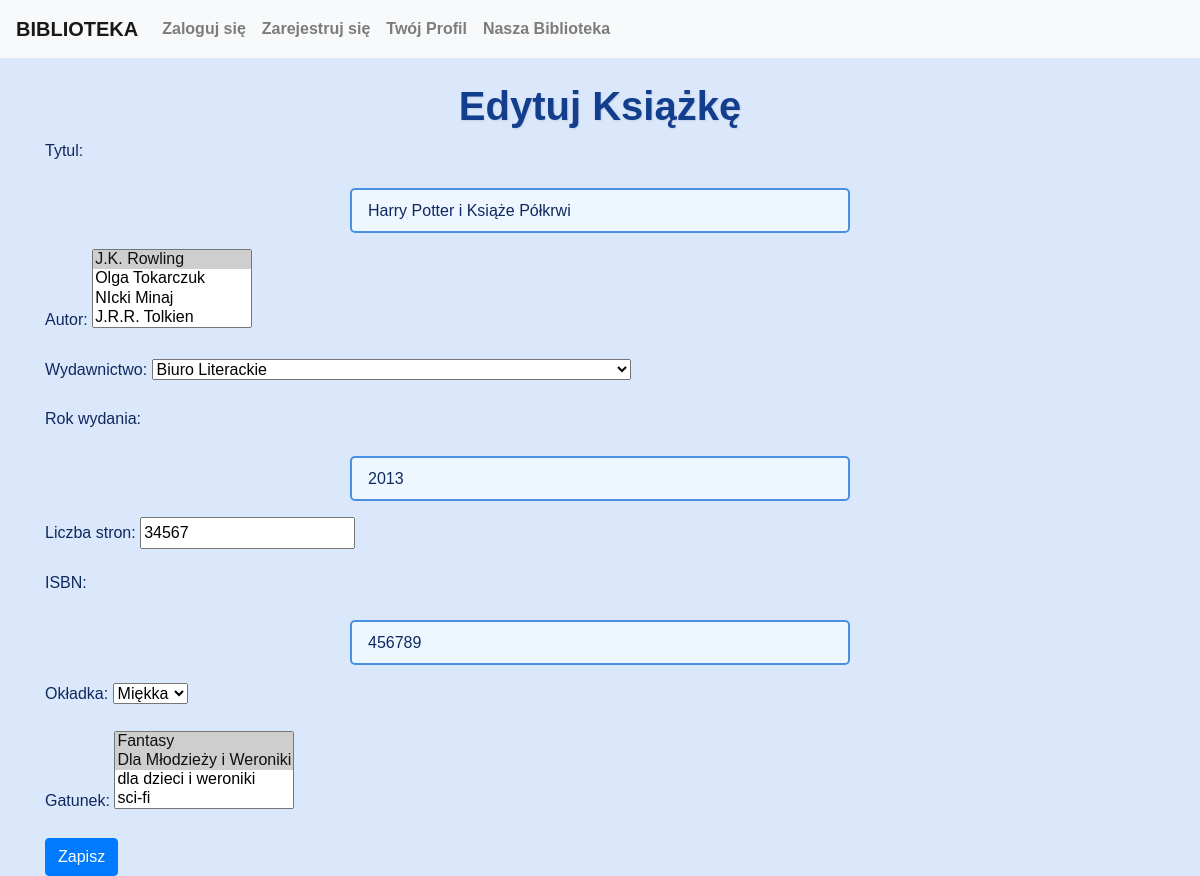
The app's page /ksiazki/edytuj/1/ (signed in), older data.
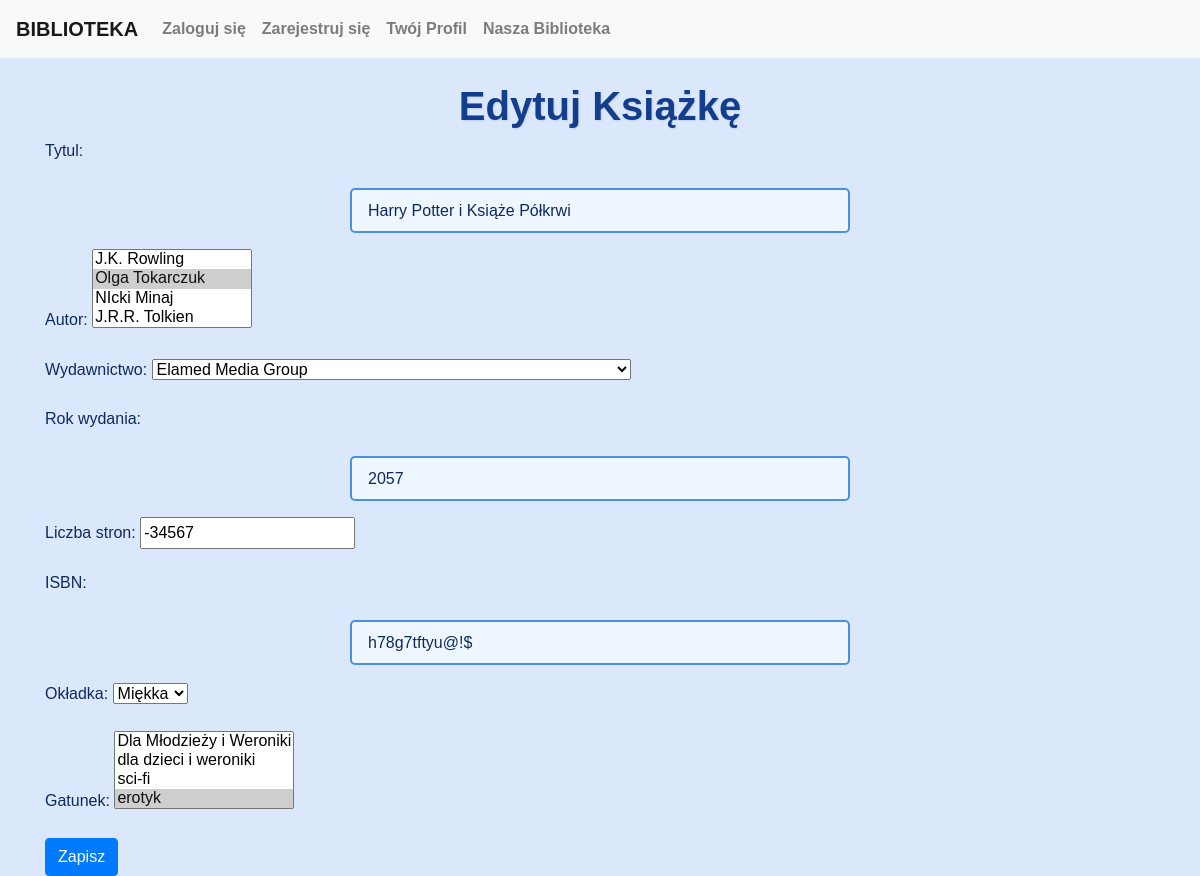
The same page, newer data.
### myapp/models.py (models this page shows, shortened)
class Ksiazka(models.Model):
    tytul = models.CharField(max_length=200)
    autor = models.ManyToManyField(Autor)
    wydawnictwo = models.IntegerField(choices=WYDAWNICTWA.choices)
    rok_wydania = models.CharField(max_length=4)
    liczba_stron = models.IntegerField()
    ISBN = models.CharField(max_length=13)
    okładka = models.IntegerField(choices=OKLADKA.choices)
    gatunek = models.ManyToManyField(Gatunek)
    class Meta:
        verbose_name = "Książka"
        verbose_name_plural = "Książki"

### myapp/views.py (the view)
# urls.py: path('ksiazki/edytuj/<int:ksiazka_id>/', edytuj_ksiazke, name='edytuj_ksiazke'),
@user_passes_test(is_superuser)
@login_required
def edytuj_ksiazke(request, ksiazka_id):
    ksiazka = get_object_or_404(Ksiazka, id=ksiazka_id)
    if request.method == 'POST':
        form = KsiazkaForm(request.POST, instance=ksiazka)
        if form.is_valid():
            form.save()
            return redirect('lista_ksiazek')
    else:
        form = KsiazkaForm(instance=ksiazka)
    return render(request, 'myapp/edytuj_ksiazke.html', {'form': form})

### myapp/forms.py
class KsiazkaForm(forms.ModelForm):
    class Meta:
        model = Ksiazka
        fields = ['tytul', 'autor', 'wydawnictwo', 'rok_wydania', 'liczba_stron', 'ISBN', 'okładka', 'gatunek']

### myapp/models.py (called while the page is built)
    def __str__(self):
        return self.nazwa_gatunku

    def __str__(self):
        return f"{self.imie_autora} {self.nazwisko_autora}"

### myapp/views.py (called while the page is built)
def is_superuser(user):
    return user.is_superuser

### myapp/templates/myapp/edytuj_ksiazke.html (shortened to what this page needs)
{% extends "base.html" %}
{% block content %}
<h1>Edytuj Książkę</h1>
<form method="post">
    {{ form.as_p }}
    <button type="submit" class="btn btn-primary">Zapisz</button>
</form>
{% endblock %}

Row changes from the older to the newer data that the page shows:
changed Ksiazka "Harry Potter i Książe Półkrwi": wydawnictwo "Biuro Literackie" → "Elamed Media Group"; rok_wydania "2013" → "2057"; liczba_stron "34567" → "-34567"; ISBN "456789" → "h78g7tftyu@!$"
Text that changed along with them:
form field autor: "J.K. Rowling ☑ / Olga Tokarczuk / NIcki Minaj / J.R.R. Tolkien" → "J.K. Rowling / Olga Tokarczuk ☑ / NIcki Minaj / J.R.R. Tolkien"
form field gatunek: "Fantasy ☑ / Dla Młodzieży i Weroniki ☑ / dla dzieci i weroniki / sci-fi" → "Dla Młodzieży i Weroniki / dla dzieci i weroniki / sci-fi / erotyk ☑"
